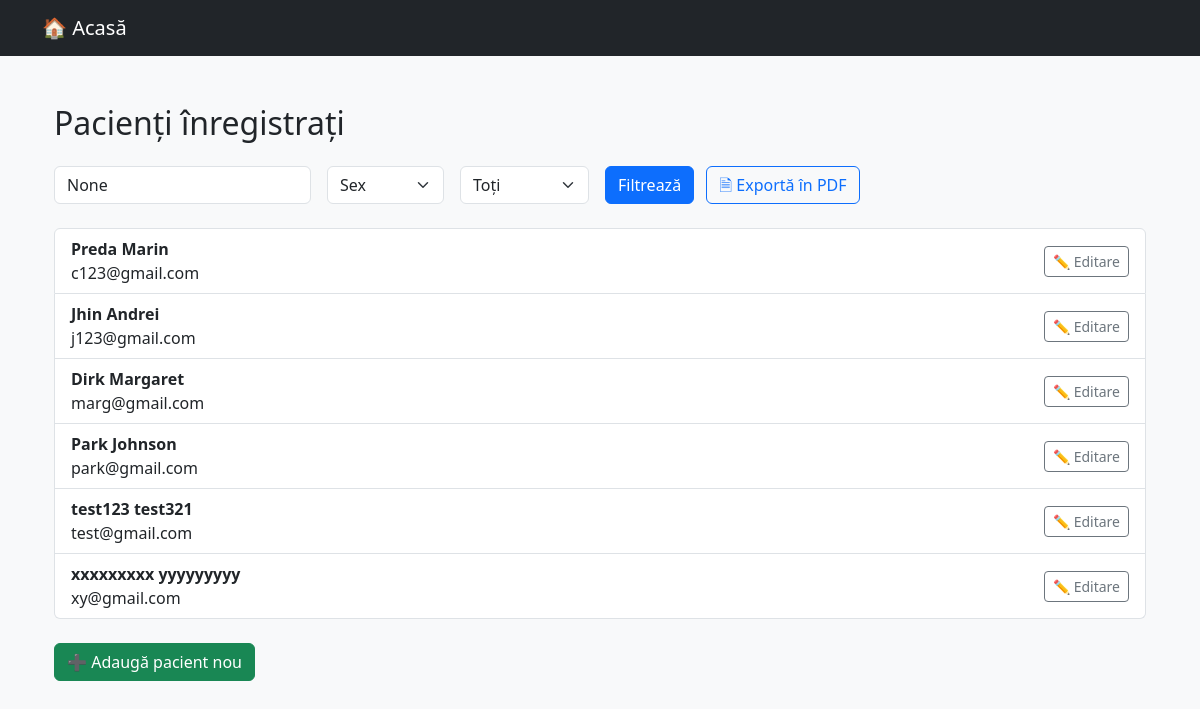
Before: /pacienti/lista/ with the older database file.
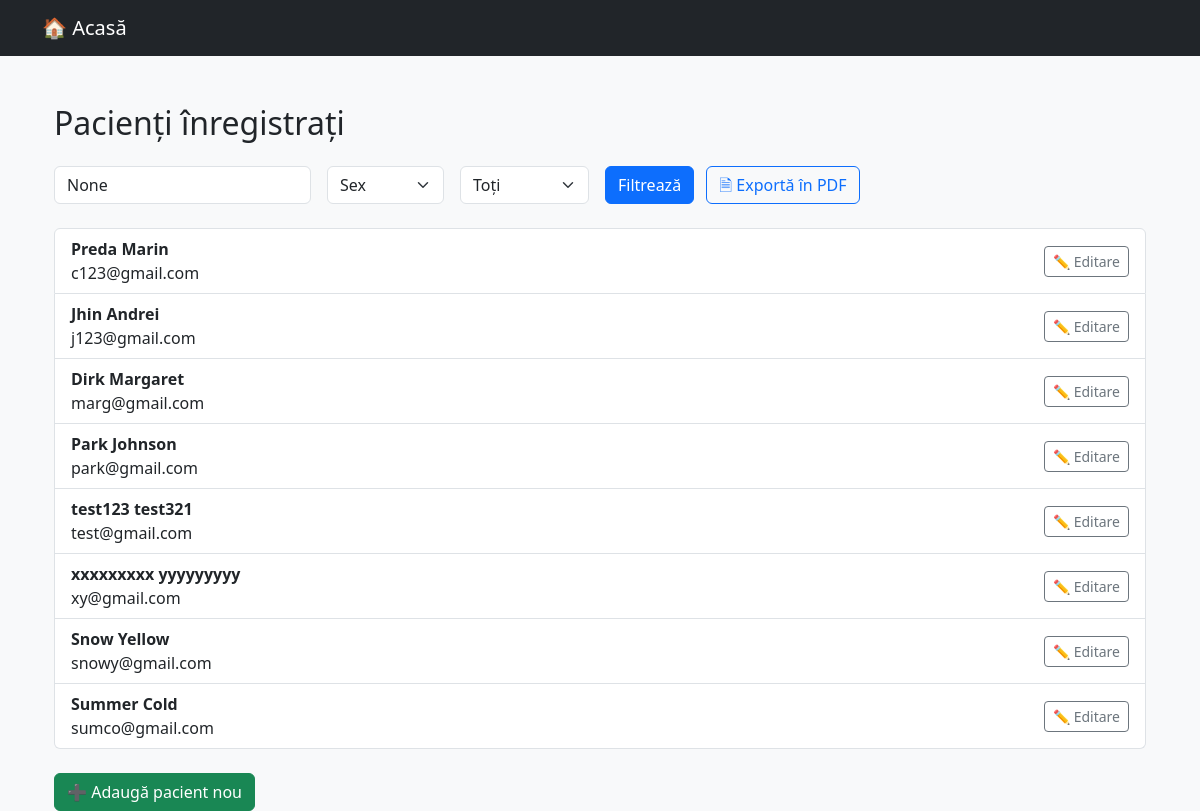
After: the same page with the newer database file.
### pacienti/models.py (models this page shows, shortened)
class Pacient(models.Model):
    SEX_OPTIUNI = [('M', 'Masculin'), ('F', 'Feminin')]
    nume = models.CharField(max_length=100)
    prenume = models.CharField(max_length=100)
    data_nasterii = models.DateField()
    sex = models.CharField(max_length=1, choices=SEX_OPTIUNI)
    email = models.EmailField(blank=True, null=True)
    telefon = models.CharField(max_length=20, blank=True, null=True)
    class Meta:
        verbose_name = "Pacient"
        verbose_name_plural = "Pacienți"

### pacienti/views.py (the view)
# urls.py: path('lista/', views.lista_pacienti, name='lista_pacienti'),
def lista_pacienti(request):
    query = request.GET.get('q')
    sex = request.GET.get('sex')
    are_studii = request.GET.get('studii')
    pacienti = Pacient.objects.all()
    if query:
        pacienti = pacienti.filter(
            models.Q(nume__icontains=query) | models.Q(prenume__icontains=query)
        )
    if sex in ['M', 'F']:
        pacienti = pacienti.filter(sex=sex)
    if are_studii == 'cu':
        pacienti = pacienti.filter(studii__isnull=False).distinct()
    elif are_studii == 'fara':
        pacienti = pacienti.filter(studii__isnull=True)
    return render(request, 'pacienti/lista_pacienti.html', {
        'pacienti': pacienti,
        'query': query,
        'selected_sex': sex,
        'studii_filter': are_studii
    })

### pacienti/templates/pacienti/lista_pacienti.html (shortened to what this page needs)
{% extends 'back.html' %}
{% block content %}
<div class="container mt-5">
    <h2 class="mb-4">Pacienți înregistrați</h2>
    <form method="get" class="row g-3 align-items-center mb-4">
        <div class="col-auto">
            <input type="text" name="q" class="form-control" placeholder="Caută după nume/prenume" value="{{ query }}">
        </div>
        <div class="col-auto">
            <select name="sex" class="form-select">
                <option value="">Sex</option>
            </select>
        </div>
        <div class="col-auto">
            <select name="studii" class="form-select">
                <option value="">Toți</option>
            </select>
        </div>
        <div class="col-auto">
            <button type="submit" class="btn btn-primary">Filtrează</button>
                                <a href="{% url 'exporta_pacienti_pdf' %}" class="btn btn-outline-primary ms-2"> 🗎 Exportă în PDF</a>
        </div>
    </form>
    {% if pacienti %}
        <ul class="list-group mb-4">
            {% for pacient in pacienti %}
                <li class="list-group-item d-flex justify-content-between align-items-center">
                    <div>
                        <strong>{{ pacient.nume }} {{ pacient.prenume }}</strong><br>
                        {{ pacient.email }}
                    </div>
                    <a href="{% url 'editeaza_pacient' pacient.id %}" class="btn btn-sm btn-outline-secondary">✏️ Editare</a>
                </li>
            {% endfor %}
        </ul>
    {% else %}
        <div class="alert alert-info">Nu există pacienți care să corespundă căutării.</div>
    {% endif %}
    <a href="{% url 'adauga_pacient' %}" class="btn btn-success">➕ Adaugă pacient nou</a>
</div>
{% endblock %}

### pacienti/templates/back.html (shortened to what this page needs)
<!DOCTYPE html>
<html lang="ro">
<head>
    <link href="https://cdn.jsdelivr.net/npm/bootstrap@5.3.3/dist/css/bootstrap.min.css" rel="stylesheet">
</head>
<body class="bg-light">
    <nav class="navbar navbar-expand-lg navbar-dark bg-dark mb-4">
        <div class="container">
            <a class="navbar-brand" href="{% url 'home' %}">🏠 Acasă</a>
        </div>
    </nav>
    <div class="container">
        {% block content %}{% endblock %}
    </div>
</body>
</html>

Changed rows visible on the page:
added Pacient: nume "Snow", prenume "Yellow", email "snowy@gmail.com"
added Pacient: nume "Summer", prenume "Cold", email "sumco@gmail.com"
